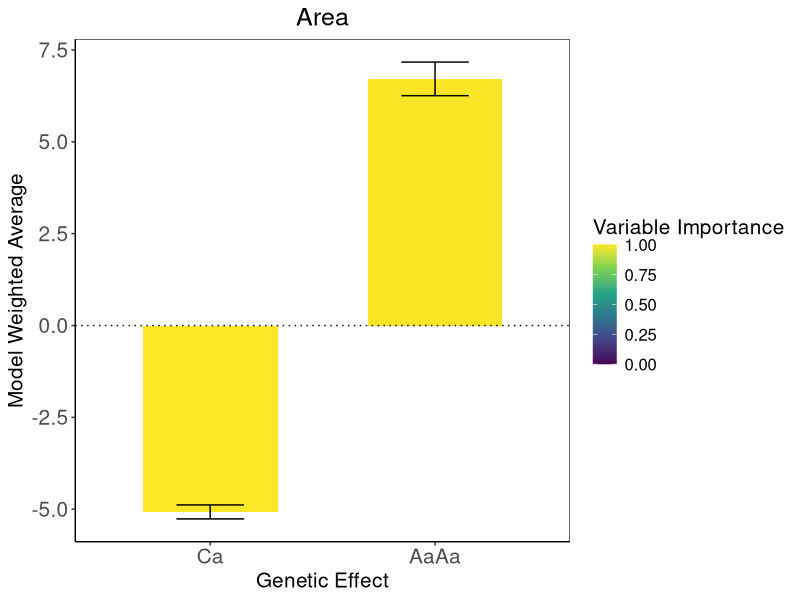
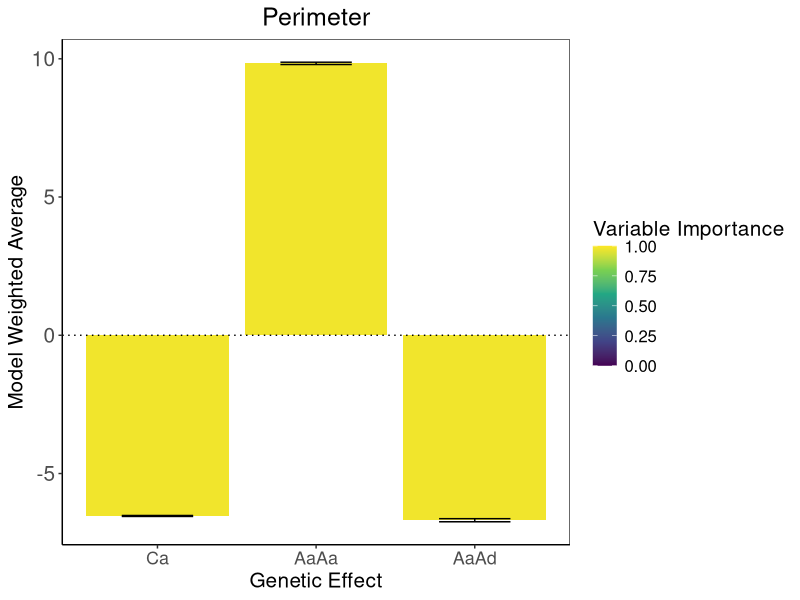
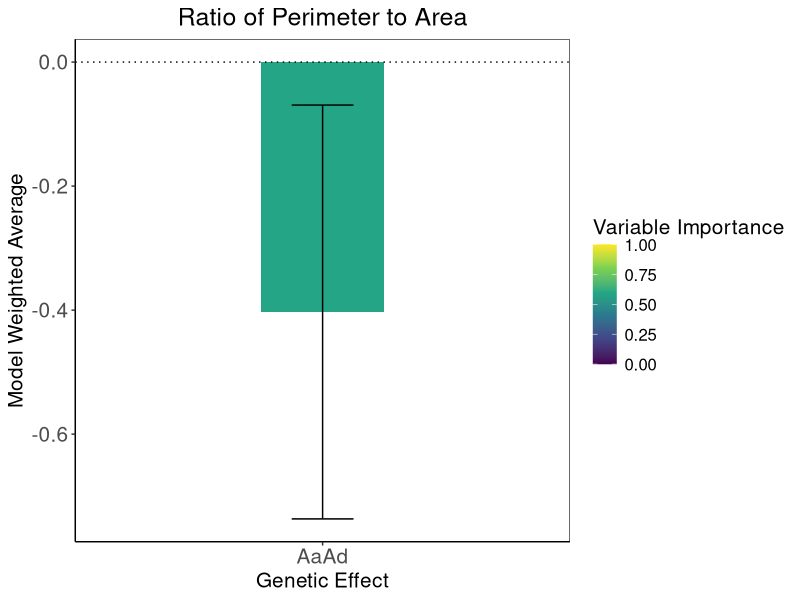
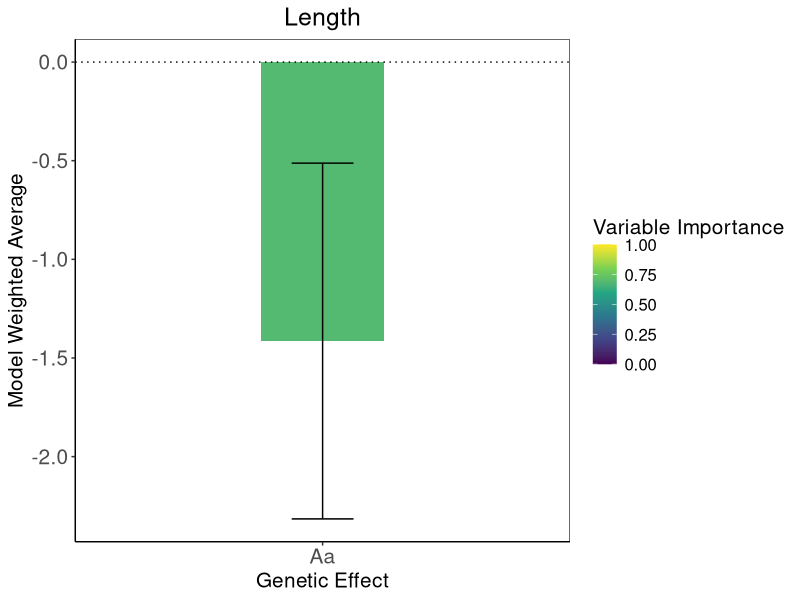
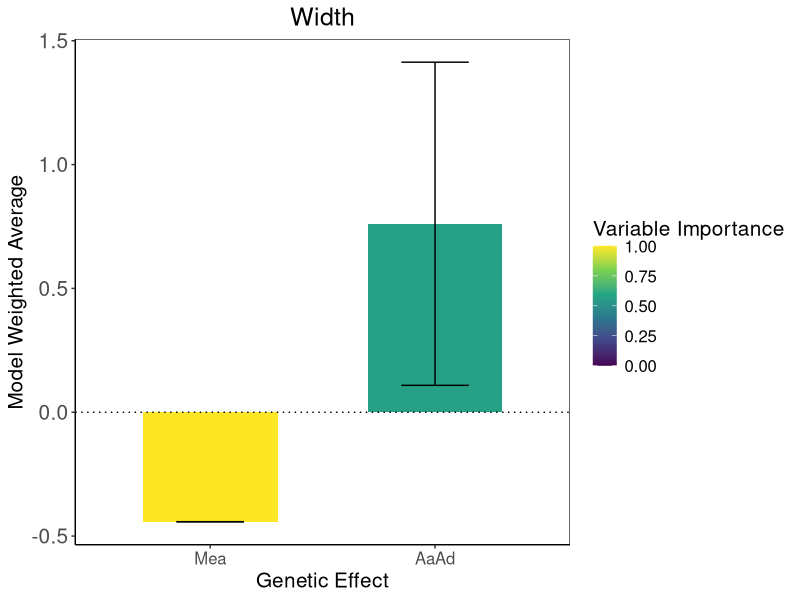
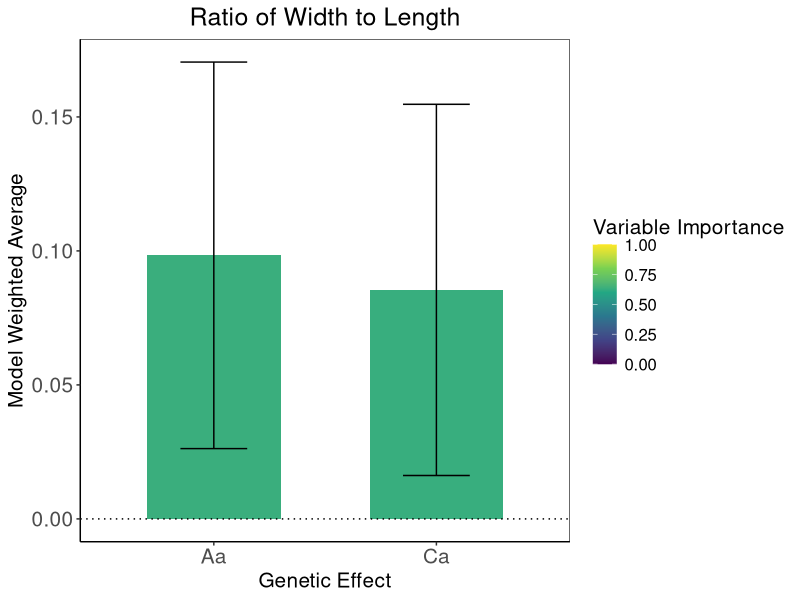
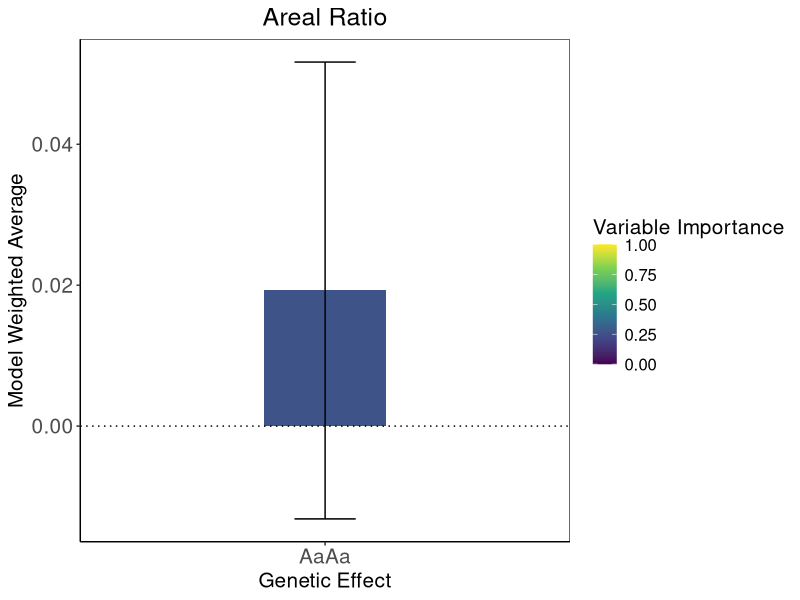
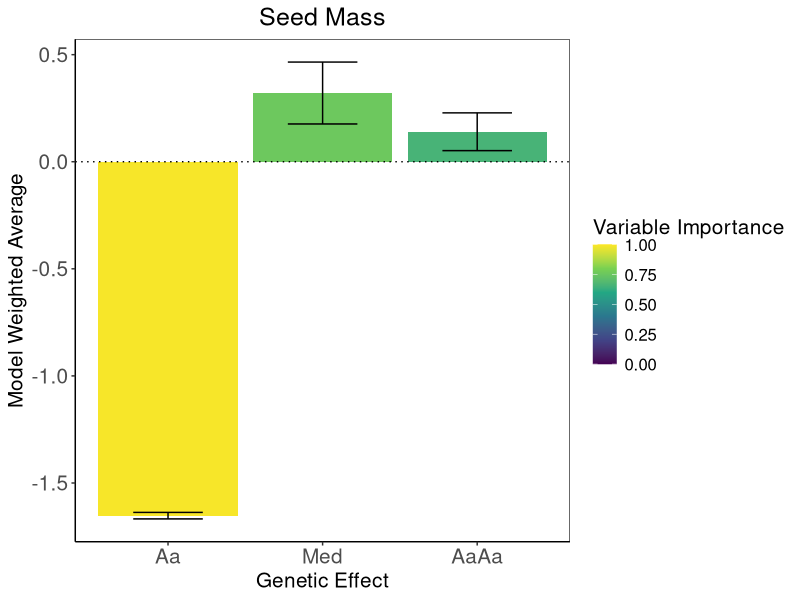

Generate these figures, in order, with R:
library(ggplot2)
library(viridis)

#Area: 
  #Specify variables and values. Then, make data frame.
Genetic_Effect<-c("Ca", "AaAa")
Model_Weighted_Average<-c(-5.07390824394398, 6.71508423776777)
SE <- c(0.190304678437209, 0.457132985379296)
Variable_Importance <- c(0.996129631289555, 0.994067692445289)
area<-data.frame(Genetic_Effect, Model_Weighted_Average, SE, Variable_Importance)

  #Specify order of variables on x-axis
area$Genetic_Effect <- factor(area$Genetic_Effect, levels = c("Ca", "AaAa"))

  #Create plot 
ggplot(area) +
geom_bar(aes(x= Genetic_Effect, y= Model_Weighted_Average, fill = Variable_Importance, width = 0.6), stat="identity") +
  scale_fill_viridis_c(limits = c(0, 1))+
  labs(x = "Genetic Effect", y = "Model Weighted Average", fill = "Variable Importance")+
  ggtitle("Area")+
  theme_bw() +
  theme(axis.line = element_line(color='black'),
        plot.background = element_blank(),
        panel.grid.major = element_blank(),
        panel.grid.minor = element_blank())+
  theme(plot.title = element_text(hjust = 0.5))+
  theme(text = element_text(size = 15))+
  theme(axis.text.x = element_text(size=15),
        axis.text.y = element_text(size=15))+
  geom_errorbar(aes(x=Genetic_Effect, y=Model_Weighted_Average, ymin=Model_Weighted_Average-SE, ymax=Model_Weighted_Average+SE), width = 0.3) +
  geom_hline(yintercept = 0, linetype = "dotted")


#Perimeter:
  #Specify variables and values. Then, make data frame.
Genetic_Effect<-c("Ca", "AaAa", "AaAd")
Model_Weighted_Average<-c(-6.53649027058263, 9.83392766727657, -6.68867396957119)
SE <- c(0.0177173016063826, 0.0423997847313664, 0.0561067693449913)
Variable_Importance <- c(0.980174705758085, 0.979885975453766, 0.979533768976558)
perimeter<-data.frame(Genetic_Effect, Model_Weighted_Average, SE, Variable_Importance)

  #Specify order of variables on x-axis
perimeter$Genetic_Effect <- factor(perimeter$Genetic_Effect, levels = c("Ca", "AaAa", "AaAd"))

  #Create plot 
ggplot(perimeter) +
  geom_bar(aes(x= Genetic_Effect, y= Model_Weighted_Average, fill = Variable_Importance, width = 0.9), stat="identity") +
  scale_fill_viridis_c(limits = c(0, 1))+
  labs(x = "Genetic Effect", y = "Model Weighted Average", fill = "Variable Importance")+
  ggtitle("Perimeter")+
  theme_bw() +
  theme(axis.line = element_line(color='black'),
        plot.background = element_blank(),
        panel.grid.major = element_blank(),
        panel.grid.minor = element_blank())+
  theme(plot.title = element_text(hjust = 0.5))+
  theme(text = element_text(size = 15))+
  theme(axis.text.x = element_text(size=13),
        axis.text.y = element_text(size=15))+
  geom_errorbar(aes(x=Genetic_Effect, y=Model_Weighted_Average, ymin=Model_Weighted_Average-SE, ymax=Model_Weighted_Average+SE, width = 0.45))+
  geom_hline(yintercept = 0, linetype = "dotted")


#RPA:
  #Specify variables and values. Then, make data frame.
Genetic_Effect<-c("AaAd")
Model_Weighted_Average<-c(-0.403008433600262)
SE <- c(0.333646856344577)
Variable_Importance <- c(0.587160847257714)
RPA<-data.frame(Genetic_Effect, Model_Weighted_Average, SE, Variable_Importance)

  #Specify order of variables on x-axis
RPA$Genetic_Effect <- factor(RPA$Genetic_Effect, levels = c("AaAd"))

  #Create plot 
ggplot(RPA) +
  geom_bar(aes(x= Genetic_Effect, y= Model_Weighted_Average, fill = Variable_Importance, width = 0.3), stat="identity") +
  scale_fill_viridis_c(limits = c(0, 1))+
  labs(x = "Genetic Effect", y = "Model Weighted Average", fill = "Variable Importance")+
  ggtitle("Ratio of Perimeter to Area")+
  theme_bw() +
  theme(axis.line = element_line(color='black'),
        plot.background = element_blank(),
        panel.grid.major = element_blank(),
        panel.grid.minor = element_blank())+
  theme(plot.title = element_text(hjust = 0.5))+
  theme(text = element_text(size = 15))+
  theme(axis.text.x = element_text(size=15),
        axis.text.y = element_text(size=15))+
  geom_errorbar(aes(x=Genetic_Effect, y=Model_Weighted_Average, ymin=Model_Weighted_Average-SE, ymax=Model_Weighted_Average+SE), width = 0.15)+
  geom_hline(yintercept = 0, linetype = "dotted")


#Length: 
  #Specify variables and values. Then, make data frame.
Genetic_Effect<-c("Aa")
Model_Weighted_Average<-c(-1.41400501208421)
SE <- c(0.901582066652321)
Variable_Importance <- c(0.685609019184249)
length<-data.frame(Genetic_Effect, Model_Weighted_Average, SE, Variable_Importance)

  #Specify order of variables on x-axis
length$Genetic_Effect <- factor(length$Genetic_Effect, levels = c("Aa"))

  #Create plot 
ggplot(length) +
  geom_bar(aes(x= Genetic_Effect, y= Model_Weighted_Average, fill = Variable_Importance, width = 0.3), stat="identity") +
  scale_fill_viridis_c(limits = c(0, 1))+
  labs(x = "Genetic Effect", y = "Model Weighted Average", fill = "Variable Importance")+
  ggtitle("Length")+
  theme_bw() +
  theme(axis.line = element_line(color='black'),
        plot.background = element_blank(),
        panel.grid.major = element_blank(),
        panel.grid.minor = element_blank())+
  theme(plot.title = element_text(hjust = 0.5))+
  theme(text = element_text(size = 15))+
  theme(axis.text.x = element_text(size=15),
        axis.text.y = element_text(size=15))+
  geom_errorbar(aes(x=Genetic_Effect, y=Model_Weighted_Average, ymin=Model_Weighted_Average-SE, ymax=Model_Weighted_Average+SE), width = 0.15)+
  geom_hline(yintercept = 0, linetype = "dotted")


#Width: 
  #Specify variables and values. Then, make data frame.
Genetic_Effect<-c("Mea", "AaAd")
Model_Weighted_Average<-c(-0.441989828321209, 0.761073656070445)
SE <- c(0.000160411680135943, 0.652349114080603)
Variable_Importance <- c(0.999999978865205, 0.5714285587473)
width<-data.frame(Genetic_Effect, Model_Weighted_Average, SE, Variable_Importance)

  #Specify order of variables on x-axis
width$Genetic_Effect <- factor(width$Genetic_Effect, levels = c("Mea", "AaAd"))

  #Create plot 
ggplot(width) +
  geom_bar(aes(x= Genetic_Effect, y= Model_Weighted_Average, fill = Variable_Importance, width = 0.6), stat="identity") +
  scale_fill_viridis_c(limits = c(0, 1))+
  labs(x = "Genetic Effect", y = "Model Weighted Average", fill = "Variable Importance")+
  ggtitle("Width")+
  theme_bw() +
  theme(axis.line = element_line(color='black'),
        plot.background = element_blank(),
        panel.grid.major = element_blank(),
        panel.grid.minor = element_blank())+
  theme(plot.title = element_text(hjust = 0.5))+
  theme(text = element_text(size = 15))+
  theme(axis.text.x = element_text(size=12),
        axis.text.y = element_text(size=15))+
  geom_errorbar(aes(x=Genetic_Effect, y=Model_Weighted_Average, ymin=Model_Weighted_Average-SE, ymax=Model_Weighted_Average+SE), width = 0.3)+
  geom_hline(yintercept = 0, linetype = "dotted")



#RWL:
  #Specify variables and values. Then, make data frame.
Genetic_Effect<-c("Aa", "Ca")
Model_Weighted_Average<-c(0.0983503081515926, 0.0854515062721672)
SE <- c(0.0721171671523961, 0.0692571863416293)
Variable_Importance <- c(0.632449162926565, 0.628934731371935)
RWL<-data.frame(Genetic_Effect, Model_Weighted_Average, SE, Variable_Importance)

  #Specify order of variables on x-axis
RWL$Genetic_Effect <- factor(RWL$Genetic_Effect, levels = c("Aa", "Ca"))

  #Create plot 
ggplot(RWL) +
  geom_bar(aes(x= Genetic_Effect, y= Model_Weighted_Average, fill = Variable_Importance, width = 0.6), stat="identity") +
  scale_fill_viridis_c(limits = c(0, 1))+
  labs(x = "Genetic Effect", y = "Model Weighted Average", fill = "Variable Importance")+
  ggtitle("Ratio of Width to Length")+
  theme_bw() +
  theme(axis.line = element_line(color='black'),
        plot.background = element_blank(),
        panel.grid.major = element_blank(),
        panel.grid.minor = element_blank())+
  theme(plot.title = element_text(hjust = 0.5))+
  theme(text = element_text(size = 15))+
  theme(axis.text.x = element_text(size=15),
        axis.text.y = element_text(size=15))+
  geom_errorbar(aes(x=Genetic_Effect, y=Model_Weighted_Average, ymin=Model_Weighted_Average-SE, ymax=Model_Weighted_Average+SE), width = 0.3)+
  geom_hline(yintercept = 0, linetype = "dotted")


#AR:
  #Specify variables and values. Then, make data frame.
Genetic_Effect<-c("AaAa")
Model_Weighted_Average<-c(0.0192488764686584)
SE <- c(0.0324190628833856)
Variable_Importance <- c(0.259080329401834)
AR<-data.frame(Genetic_Effect, Model_Weighted_Average, SE, Variable_Importance)

  #Specify order of variables on x-axis
AR$Genetic_Effect <- factor(AR$Genetic_Effect, levels = c("AaAa"))

  #Create plot 
ggplot(AR) +
  geom_bar(aes(x= Genetic_Effect, y= Model_Weighted_Average, fill = Variable_Importance, width = 0.3), stat="identity") +
  scale_fill_viridis_c(limits = c(0, 1))+
  labs(x = "Genetic Effect", y = "Model Weighted Average", fill = "Variable Importance")+
  ggtitle("Areal Ratio")+
  theme_bw() +
  theme(axis.line = element_line(color='black'),
        plot.background = element_blank(),
        panel.grid.major = element_blank(),
        panel.grid.minor = element_blank())+
  theme(plot.title = element_text(hjust = 0.5))+
  theme(text = element_text(size = 15))+
  theme(axis.text.x = element_text(size=15),
        axis.text.y = element_text(size=15))+
  geom_errorbar(aes(x=Genetic_Effect, y=Model_Weighted_Average, ymin=Model_Weighted_Average-SE, ymax=Model_Weighted_Average+SE), width = 0.15)+
  geom_hline(yintercept = 0, linetype = "dotted")


#Seed Mass:
  #Specify variables and values. Then, make data frame.
Genetic_Effect<-c("Aa", "Med", "AaAa")
Model_Weighted_Average<-c(-1.652503735, 0.3208793727, 0.1400274373)
SE <- c(0.01512187671, 0.1445135661, 0.08820070106)
Variable_Importance <- c(0.9900424384, 0.7567851078, 0.6571039417)
seed_mass<-data.frame(Genetic_Effect, Model_Weighted_Average, SE, Variable_Importance)

  #Specify order of variables on x-axis
seed_mass$Genetic_Effect <- factor(seed_mass$Genetic_Effect, levels = c("Aa", "Med", "AaAa"))

  #Create plot 
ggplot(seed_mass) +
  geom_bar(aes(x= Genetic_Effect, y= Model_Weighted_Average, fill = Variable_Importance, width = 0.9), stat="identity") +
  scale_fill_viridis_c(limits = c(0, 1))+
  labs(x = "Genetic Effect", y = "Model Weighted Average", fill = "Variable Importance")+
  ggtitle("Seed Mass")+
  theme_bw() +
  theme(axis.line = element_line(color='black'),
        plot.background = element_blank(),
        panel.grid.major = element_blank(),
        panel.grid.minor = element_blank())+
  theme(plot.title = element_text(hjust = 0.5))+
  theme(text = element_text(size = 15))+
  theme(axis.text.x = element_text(size=15),
        axis.text.y = element_text(size=15))+
  geom_errorbar(aes(x=Genetic_Effect, y=Model_Weighted_Average, ymin=Model_Weighted_Average-SE, ymax=Model_Weighted_Average+SE), width = 0.45)+
  geom_hline(yintercept = 0, linetype = "dotted")
